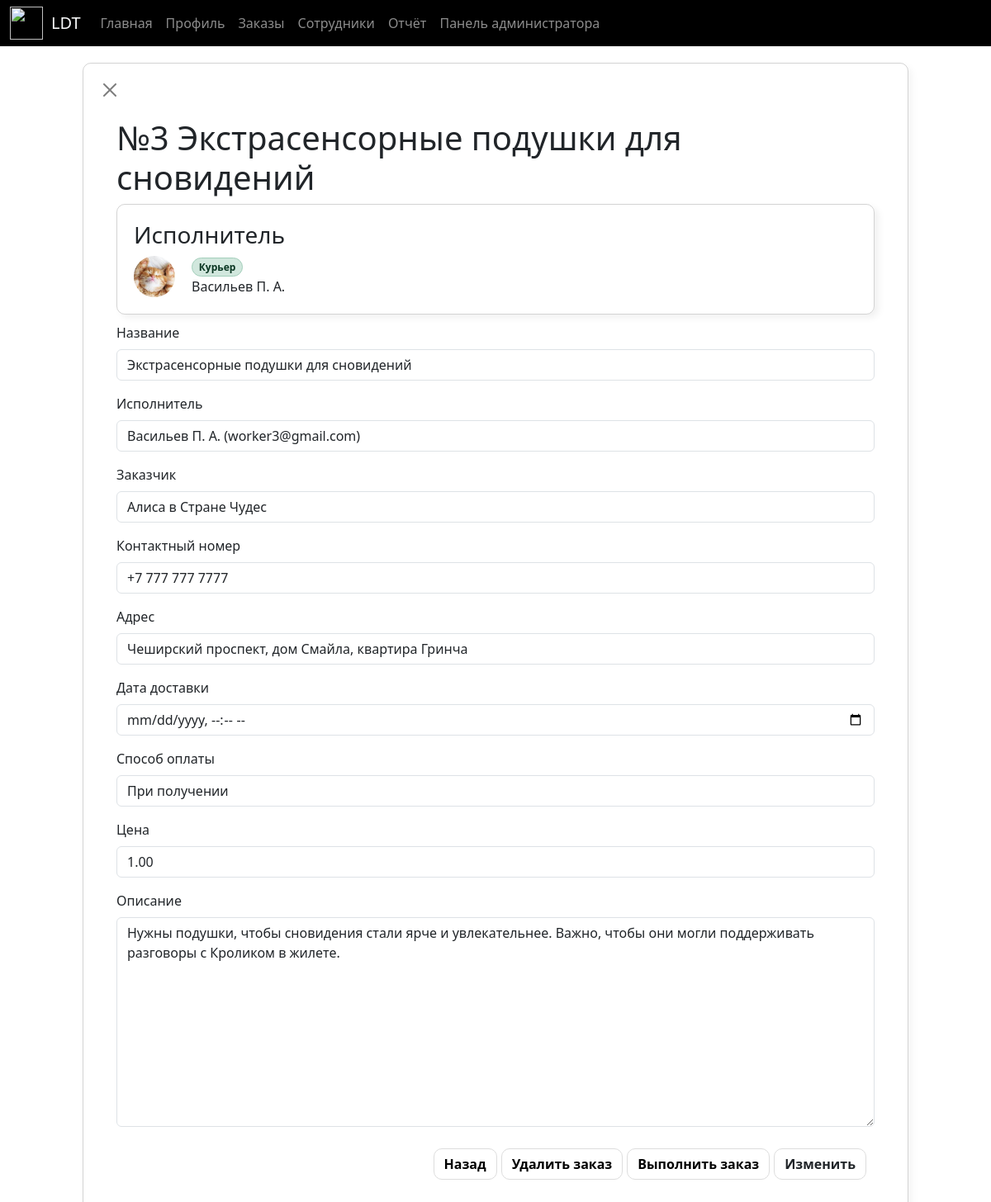
The page /order/edit/3 (signed in) on the database its author committed.
### order/models.py (models this page shows, shortened)
class Order(models.Model):
    objects = OrderManager()
    PAYMENT_CHOICES = [
        ('при_получении', _('При получении')),
        ('оплачено', _('Оплачено')),
    ]
    payment_method = models.CharField(
        max_length=20,
        choices=PAYMENT_CHOICES,
        verbose_name=_('Способ оплаты'),
        help_text=_('Выберите способ оплаты для этого заказа.')
    )
    creation_time = models.DateTimeField(
        auto_now_add=True,
        verbose_name=_('Дата создания'),
        help_text=_('Дата и время создания этого заказа.')
    )
    delivery_date = models.DateTimeField(
        null=True,
        blank=True,
        verbose_name=_('Дата доставки'),
        help_text=_('Планируемая дата доставки этого заказа.')
    )
    status = models.BooleanField(
        verbose_name=_('Статус'),
        help_text=_('Статус выполнения этого заказа.')
    )
    name = models.CharField(
        max_length=100,
        verbose_name=_('Название'),
        help_text=_('Название этого заказа.')
    )
    client = models.CharField(
        max_length=150,
        verbose_name=_('Клиент'),
        help_text=_('Имя клиента, оформившего этот заказ.')
    )
    contact_number = models.CharField(
        max_length=25,
        verbose_name=_('Контактный номер'),
        help_text=_('Контактный номер клиента для связи.')
    )
    employee = models.ForeignKey(
        settings.AUTH_USER_MODEL,
        related_name='employee_user',
        on_delete=models.CASCADE,
        null=True,
        blank=True,
        verbose_name=_('Исполнитель'),
        help_text=_('Пользователь, ответственный за выполнение этого заказа.')
    )
    price = models.DecimalField(
        max_digits=20,
        decimal_places=2,
        default=0,
        verbose_name=_('Цена'),
        help_text=_('Цена этого заказа.')
    )
    address = models.CharField(
        max_length=120,
        verbose_name=_('Адрес'),
        help_text=_('Адрес доставки для этого заказа.')
    )
    description = models.TextField(
        max_length=10000,
        null=True,
        blank=True,
        verbose_name=_('Описание'),
        help_text=_('Дополнительное описание или комментарии к этому заказу.')
    )
    class Meta:
        ordering = ['-creation_time']
        verbose_name = _('Заказ')
        verbose_name_plural = _('Заказы')

### users/models.py (models this page shows)
class User(AbstractUser):
    objects = CustomUserManager()
    email = models.EmailField(
        "Email",
        max_length=100,
        unique=True
    )
    username = models.CharField(
        "Имя пользователя",
        max_length=100,
        help_text="Введите имя",
        blank=True,
        null=True,
        editable=False
    )
    avatar = models.ImageField(
        upload_to='avatars',
    )
    birthday = models.DateField(
        "дата рождения",
        help_text="Введите дату рождения",
        blank=True,
        null=True,
    )
    middle_name = models.CharField(
        "отчество",
        max_length=100,
        help_text="Введите Отчество",
        blank=True,
        null=True,
    )
    first_name = models.CharField(
        "имя",
        max_length=150,
        help_text="Введите Имя",
    )
    last_name = models.CharField(
        "фамилия",
        max_length=150,
        help_text="Введите Фамилию",
    )
    def __str__(self):
        return self.get_name() + " (" + self.email + ")"
    def get_name(self):
        name = self.email
        if self.last_name:
            name = str(self.last_name + " ").capitalize()
        if self.first_name:
            name += str(self.first_name[0] + ". ").capitalize()
        if self.middle_name:
            name += str(self.middle_name[0] + ". ").capitalize()
        return name
    USERNAME_FIELD = 'email'
    REQUIRED_FIELDS = []
    class Meta(AbstractUser.Meta):
        swappable = "AUTH_USER_MODEL"

### order/views.py (the view, shortened to what this page needs)
# urls.py: path("edit/<int:pk>", views.OrderEdit.as_view(), name="orders_edit"),
class OrderEdit(UserPassesTestMixin, UpdateView):
    model = Order
    form_class = EditOrderForm
    template_name = "order/order_edit.html"
    def get_context_data(self, **kwargs):
        context = super().get_context_data(**kwargs)
        order = Order.objects.get(pk=self.kwargs["pk"])
        context["order"] = order
        context["form"] = self.form_class(instance=order)
        return context
    def test_func(self):
        order = Order.objects.get(pk=self.kwargs["pk"])
        if self.request.user.is_superuser or self.request.user.is_staff:
            return True
        return order.employee == self.request.user

### order/forms.py
class EditOrderForm(forms.ModelForm):
    class Meta:
        model = Order
        fields = (
            "name",
            "price",
            "employee",
            "description",
            "contact_number",
            "client",
            "address",
            "payment_method",
            "delivery_date"
        )
    widgets = {
        'delivery_date': forms.TextInput(attrs={'type': 'datetime-local'}),
    }
    def __init__(self, *args, **kwargs):
        super().__init__(*args, **kwargs)
        for field in self.visible_fields():
            field.field.widget.attrs["id"] = field.name
            field.field.widget.attrs["name"] = field.name
            field.field.widget.attrs["class"] = "form-control"
        self.fields['employee'].queryset = User.objects.filter(is_staff=False)

### templates/order/order_edit.html (shortened to what this page needs)
{% extends "base.html" %} {% load static %} {% block content %}
<section class="pt-6 pb-7" id="features">
    <div class="container" style="padding: 20px; display: flex; justify-content: center">
        <div class="task-box" style="width: 100%; max-width: 1000px">
            <button style="    position: relative;left: -20px;top: -20px;" type="button" class="btn-close" data-bs-dismiss="toast" aria-label="Close"
            onclick="return location.href = '/order/list'"
            ></button>
            <h1>№{{ order.id }} {{ order.name }}</h1>
            {% if order.employee %}
            <div class="task" role="alert"
            onclick="return location.href = '/user/userdetail/{{ order.employee.id }}'"
            >
                <h3>
                    Исполнитель
                </h3>
                <div style="display: flex;">
                    <div style="margin-right: 20px;">
                        <img class="rounded-circle-avatar" style="width: 50px; height: 50px; padding: 0px"
                             src="{{ order.employee.avatar.url }}">
                    </div>
                    <div>
                        {% if order.employee.is_superuser or order.employee.is_staff or order.employee.is_admin %}
                            <span style="font-size: 12px" class="badge bg-warning-subtle border border-warning-subtle text-warning-emphasis rounded-pill">
                                Администратор
                            </span>
                        {% else %}
                            <span style="font-size: 12px" class="badge bg-success-subtle border border-success-subtle text-success-emphasis rounded-pill">
                                Курьер
                            </span>
                        {% endif %}<br>
                        <span>{{order.employee.get_name}}</span>
                    </div>
                </div>
            </div>
            {% endif %}
            <form method="post">
                <div class="mb-3">
                    <label for="name" class="form-label">Название</label>
                    {{ form.name }}
                </div>
                <div class="mb-3">
                    <label for="employee" class="form-label">Исполнитель</label>
                    {{ form.employee }}
                </div>
                <div class="mb-3">
                    <label for="client" class="form-label">Заказчик</label>
                    {{ form.client }}
                </div>
                <div class="mb-3">
                    <label for="contact_number" class="form-label">Контактный номер</label>
                    {{ form.contact_number }}
                </div>
                <div class="mb-3">
                    <label for="address" class="form-label">Адрес</label>
                    {{ form.address }}
                </div>
                <div class="mb-3">
                    <label for="delivery_date" class="form-label">Дата доставки</label>
                    <input type="datetime-local" name="delivery_date" value='{{form.delivery_date.value|date:"Y-m-d H:i"}}' id="delivery_date" class="form-control">
                </div>
                <div class="mb-3">
                    <label for="payment_method" class="form-label">Способ оплаты</label>
                    {{ form.payment_method }}
                </div>
                <div class="mb-3">
                    <label for="price" class="form-label">Цена</label>
                    {{ form.price }}
                </div>
                <div class="mb-3">
                    <label for="description" class="form-label">Описание</label>
                    {{ form.description }}
                </div>
                <div style="padding: 10px">
                    <button style="float: right" type="submit" class="simple-btn">Изменить</button>
                    {% if not order.status %}
                        <button type="button" style="float: right; margin-right: 5px" class="simple-btn green-b n"
                            onclick="return location.href = '/order/complete/{{ order.id }}'"
                        >Выполнить заказ</button>
                    {% else %}
                        <button type="button" style="float: right; margin-right: 5px" class="simple-btn dark-b n"
                            onclick="return location.href = '/order/cancel/{{ order.id }}'"
                        >Отменить заказ</button>
                    {% endif %}
                    <button type="button" style="float: right; margin-right: 5px" class="simple-btn red-b n"
                        onclick="return location.href = '/order/delete/{{ order.id }}'"
                    >Удалить заказ</button>
                    <button type="button" style="float: right; margin-right: 5px" class="simple-btn dark-b n"
                    onclick="return location.href = '/order/list'"
                    >Назад</button>
                </div>
            </form>
        </div>
    </div>
</section>
{% endblock content %}

### static_dev/css/style.css (style rules this page uses)
.task-box { overflow: hidden; max-width: 600px; min-width: 400px; padding: 40px; border-radius: 10px; border: 1px rgba(128, 128, 128, 0.35) solid; box-shadow: 5px 4px 8px 0px rgba(0, 0, 0, 0.04); transition: 0.3s; }
.rounded-circle-avatar { height: 100px; width: 100px; border-radius: 50%; padding: 10px; object-fit: cover; background-position: center; background-repeat: no-repeat; background-size: cover; }
.task { cursor: pointer; border-radius: 10px; padding: 20px; margin-bottom: 10px; display: flex; flex-direction: column; border: 1px rgba(128, 128, 128, 0.35) solid; box-shadow: 5px 4px 8px 0px rgba(0, 0, 0, 0.06); }
.simple-btn { border: solid 1px #DDD; border-radius: 10px; font-size: 1rem; font-weight: 600; --bs-btn-padding-x: 0.75rem; --bs-btn-padding-y: 0.375rem; --bs-btn-font-family: ; --bs-btn-font-size: 1rem; --bs-btn-font-weight: 400; --bs-btn-line-height: 1.5; --bs-btn-color: var(--bs-body-color); --bs-btn-bg: transparent; --bs-btn-border-width: var(--bs-border-width); --bs-btn-border-color: transparent; --bs-btn-border-radius: var(--bs-border-radius); --bs-btn-hover-border-color: transparent; --bs-btn-box-shadow: inset 0 1px 0 rgba(255, 255, 255, 0.15), 0 1px 1px rgba(0, 0, 0, 0.075); --bs-btn-disabled-opacity: 0.65; --bs-btn-focus-box-shadow: 0 0 0 0.25rem rgba(var(--bs-btn-focus-shadow-rgb), .5); display: inline-block; padding: var(--bs-btn-padding-y) var(--bs-btn-padding-x); font-family: var(--bs-btn-font-family); line-height: var(--bs-btn-line-height); color: var(--bs-btn-color); text-align: center; text-decoration: none; vertical-align: middle; cursor: pointer; -webkit-user-select: none; -moz-user-select: none; user-select: none; background-color: var(--bs-btn-bg); box-sizing: border-box; box-shadow: 0 0 0 rgba(255, 255, 255, 0); transition: border-color 0.15s ease-out, color 0.25s ease-out, background-color 0.15s ease-out, box-shadow 0.15s ease-out; }
.red-b { border-color: #fd0d0d; color: #fd0d0d; }
.dark-b { border-color: #181818; color: #181818; }
.green-b { border-color: #10b40a; color: #10b40a; }
.n { border: solid 1px #DDD; color: black; }

### rows shown on the page
Order: id "3", name "Экстрасенсорные подушки для сновидений", employee.avatar (picture), employee.get_name "Васильев П. А.", employee "Васильев П. А. (worker3@gmail.com)", client "Алиса в Стране Чудес", contact_number "+7 777 777 7777", address "Чеширский проспект, дом Смайла, квартира Гринча", payment_method "При получении", price "1.00", description "Нужны подушки, чтобы сновидения стали ярче и увлекательнее. Важно, чтобы они могли поддерживать разговоры с Кроликом в жилете."
